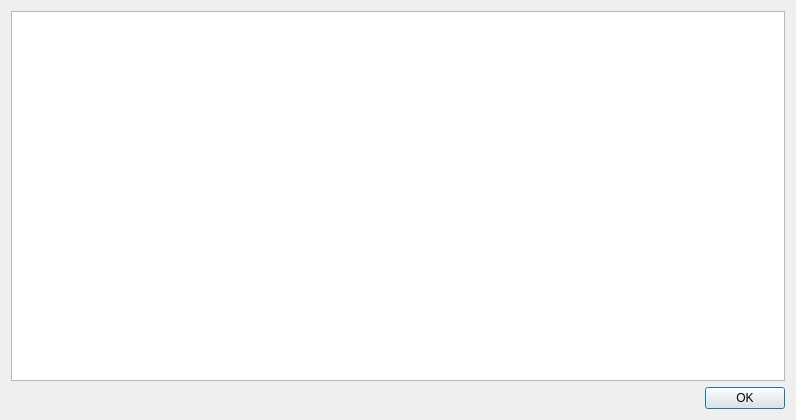
<?xml version="1.0" encoding="UTF-8"?>
<ui version="4.0">
 <class>ShowLastScanErrorsDialog</class>
 <widget class="QDialog" name="ShowLastScanErrorsDialog">
  <property name="enabled">
   <bool>true</bool>
  </property>
  <property name="geometry">
   <rect>
    <x>0</x>
    <y>0</y>
    <width>796</width>
    <height>420</height>
   </rect>
  </property>
  <property name="windowTitle">
   <string>Last scan errors</string>
  </property>
  <layout class="QVBoxLayout" name="verticalLayout">
   <item>
    <widget class="QTextBrowser" name="tbErrors"/>
   </item>
   <item>
    <widget class="QDialogButtonBox" name="buttonBox">
     <property name="orientation">
      <enum>Qt::Horizontal</enum>
     </property>
     <property name="standardButtons">
      <set>QDialogButtonBox::Ok</set>
     </property>
    </widget>
   </item>
  </layout>
 </widget>
 <resources/>
 <connections>
  <connection>
   <sender>buttonBox</sender>
   <signal>accepted()</signal>
   <receiver>ShowLastScanErrorsDialog</receiver>
   <slot>accept()</slot>
   <hints>
    <hint type="sourcelabel">
     <x>248</x>
     <y>254</y>
    </hint>
    <hint type="destinationlabel">
     <x>157</x>
     <y>274</y>
    </hint>
   </hints>
  </connection>
  <connection>
   <sender>buttonBox</sender>
   <signal>rejected()</signal>
   <receiver>ShowLastScanErrorsDialog</receiver>
   <slot>reject()</slot>
   <hints>
    <hint type="sourcelabel">
     <x>316</x>
     <y>260</y>
    </hint>
    <hint type="destinationlabel">
     <x>286</x>
     <y>274</y>
    </hint>
   </hints>
  </connection>
 </connections>
</ui>
